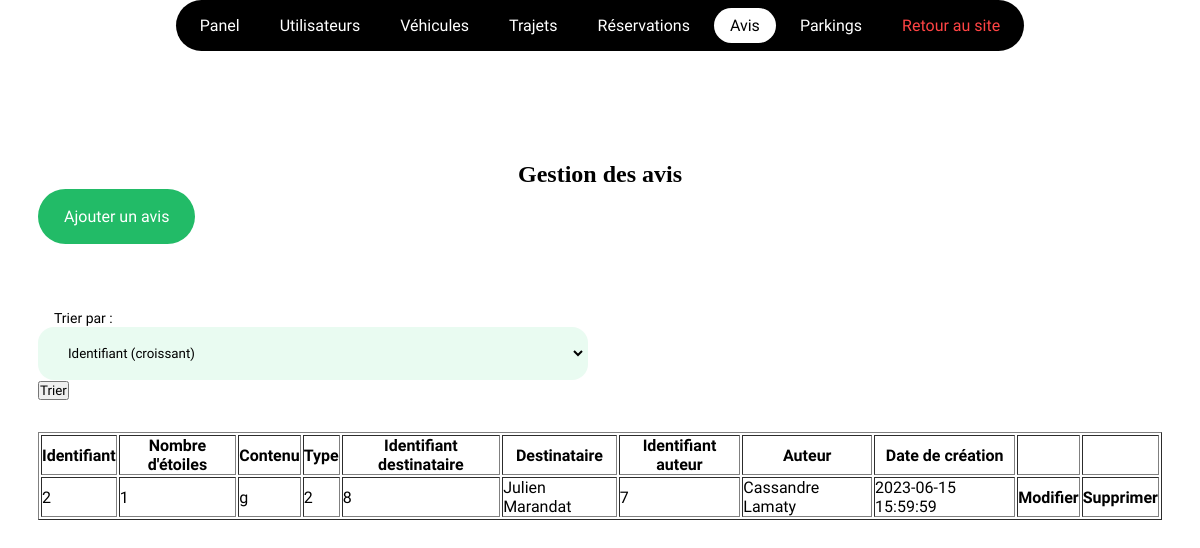
Before: /admin/testimonials/index.php with the older database file.
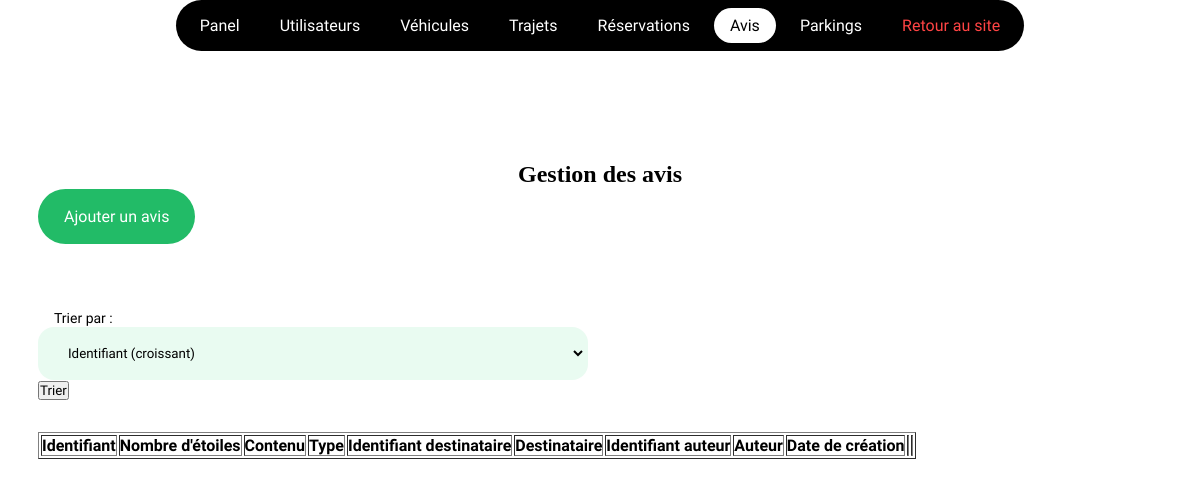
After: the same page with the newer database file.
### tables this page shows
CREATE TABLE `testimonials` (
  `id` int(11) NOT NULL AUTO_INCREMENT,
  `stars` smallint(6) DEFAULT NULL,
  `content` varchar(70) DEFAULT NULL,
  `type` smallint(6) DEFAULT NULL,
  `user_id` int(11) NOT NULL,
  `author_id` int(11) NOT NULL,
  `created_at` timestamp NOT NULL DEFAULT current_timestamp(),
  PRIMARY KEY (`id`),
  KEY `author_id` (`author_id`),
  KEY `testimonials_ibfk_1` (`user_id`),
  CONSTRAINT `testimonials_ibfk_1` FOREIGN KEY (`user_id`) REFERENCES `users` (`id`) ON DELETE CASCADE,
  CONSTRAINT `testimonials_ibfk_2` FOREIGN KEY (`author_id`) REFERENCES `users` (`id`)
);

CREATE TABLE `users` (
  `id` int(11) NOT NULL AUTO_INCREMENT,
  `last_name` varchar(50) DEFAULT NULL,
  `first_name` varchar(50) DEFAULT NULL,
  `picture` varchar(150) DEFAULT 'default.png',
  `email` varchar(100) DEFAULT NULL,
  `password` varchar(255) DEFAULT NULL,
  `created_at` timestamp NOT NULL DEFAULT current_timestamp(),
  PRIMARY KEY (`id`)
);

### admin/testimonials/index.php (called while the page is built, shortened)
<?php
require '../../layouts/crud.php';

### views/admin/testimonials/index.php (the view, shortened to what the changed rows need)
<?php
    $bd = dbConnect();
    if($_SERVER['REQUEST_METHOD'] === 'POST') {
        if(isset($_POST['sort_by'])) {
            switch($_POST['sort_by']) {
                case 'id_asc':
                    $query = $bd->prepare('SELECT testimonials.id AS tid, testimonials.created_at AS date, testimonials.*, users.last_name as user_name, users.first_name AS user_firstname, author.last_name AS author_name, author.first_name AS author_firstname FROM testimonials INNER JOIN users ON testimonials.user_id = users.id INNER JOIN users AS author ON testimonials.author_id = author.id ORDER BY testimonials.id ASC');
                    break;
                case 'id_desc':
                    $query = $bd->prepare('SELECT testimonials.id AS tid, testimonials.created_at AS date, testimonials.*, users.last_name as user_name, users.first_name AS user_firstname, author.last_name AS author_name, author.first_name AS author_firstname FROM testimonials INNER JOIN users ON testimonials.user_id = users.id INNER JOIN users AS author ON testimonials.author_id = author.id ORDER BY testimonials.id DESC');
                    break;
                case 'stars_asc':
                    $query = $bd->prepare('SELECT testimonials.id AS tid, testimonials.created_at AS date, testimonials.*, users.last_name as user_name, users.first_name AS user_firstname, author.last_name AS author_name, author.first_name AS author_firstname FROM testimonials INNER JOIN users ON testimonials.user_id = users.id INNER JOIN users AS author ON testimonials.author_id = author.id ORDER BY testimonials.stars ASC');
                    break;
                case 'stars_desc':
                    $query = $bd->prepare('SELECT testimonials.id AS tid, testimonials.created_at AS date, testimonials.*, users.last_name as user_name, users.first_name AS user_firstname, author.last_name AS author_name, author.first_name AS author_firstname FROM testimonials INNER JOIN users ON testimonials.user_id = users.id INNER JOIN users AS author ON testimonials.author_id = author.id ORDER BY testimonials.stars DESC');
                    break;
                case 'user_asc':
                    $query = $bd->prepare('SELECT testimonials.id AS tid, testimonials.created_at AS date, testimonials.*, users.last_name as user_name, users.first_name AS user_firstname, author.last_name AS author_name, author.first_name AS author_firstname FROM testimonials INNER JOIN users ON testimonials.user_id = users.id INNER JOIN users AS author ON testimonials.author_id = author.id ORDER BY users.id ASC');
                    break;
                case 'user_desc':
                    $query = $bd->prepare('SELECT testimonials.id AS tid, testimonials.created_at AS date, testimonials.*, users.last_name as user_name, users.first_name AS user_firstname, author.last_name AS author_name, author.first_name AS author_firstname FROM testimonials INNER JOIN users ON testimonials.user_id = users.id INNER JOIN users AS author ON testimonials.author_id = author.id ORDER BY users.id DESC');
                    break;
                case 'author_asc':
                    $query = $bd->prepare('SELECT testimonials.id AS tid, testimonials.created_at AS date, testimonials.*, users.last_name as user_name, users.first_name AS user_firstname, author.last_name AS author_name, author.first_name AS author_firstname FROM testimonials INNER JOIN users ON testimonials.user_id = users.id INNER JOIN users AS author ON testimonials.author_id = author.id ORDER BY author.id ASC');
                    break;
                case 'author_desc':
                    $query = $bd->prepare('SELECT testimonials.id AS tid, testimonials.created_at AS date, testimonials.*, users.last_name as user_name, users.first_name AS user_firstname, author.last_name AS author_name, author.first_name AS author_firstname FROM testimonials INNER JOIN users ON testimonials.user_id = users.id INNER JOIN users AS author ON testimonials.author_id = author.id ORDER BY author.id DESC');
                    break;
                case 'created_at_asc':
                    $query = $bd->prepare('SELECT testimonials.id AS tid, testimonials.created_at AS date, testimonials.*, users.last_name as user_name, users.first_name AS user_firstname, author.last_name AS author_name, author.first_name AS author_firstname FROM testimonials INNER JOIN users ON testimonials.user_id = users.id INNER JOIN users AS author ON testimonials.author_id = author.id ORDER BY testimonials.created_at ASC');
                    break;
                case 'created_at_desc':
                    $query = $bd->prepare('SELECT testimonials.id AS tid, testimonials.created_at AS date, testimonials.*, users.last_name as user_name, users.first_name AS user_firstname, author.last_name AS author_name, author.first_name AS author_firstname FROM testimonials INNER JOIN users ON testimonials.user_id = users.id INNER JOIN users AS author ON testimonials.author_id = author.id ORDER BY testimonials.created_at DESC');
                    break;
                default:
                    $query = $bd->prepare('SELECT testimonials.id AS tid, testimonials.created_at AS date, testimonials.*, users.last_name as user_name, users.first_name AS user_firstname, author.last_name AS author_name, author.first_name AS author_firstname FROM testimonials INNER JOIN users ON testimonials.user_id = users.id INNER JOIN users AS author ON testimonials.author_id = author.id');
                    break;
            }
        }
    } else {
        $query = $bd->prepare('SELECT testimonials.id AS tid, testimonials.created_at AS date, testimonials.*, users.last_name as user_name, users.first_name AS user_firstname, author.last_name AS author_name, author.first_name AS author_firstname FROM testimonials INNER JOIN users ON testimonials.user_id = users.id INNER JOIN users AS author ON testimonials.author_id = author.id');
    }
    $query->execute();
    $testimonials = $query->fetchAll();
?>
<section class="container">
    <h1 class="center">Gestion des avis</h1>
    <table border>
        <thead>
            <tr>
                <th>Identifiant</th>
                <th>Nombre d'étoiles</th>
                <th>Contenu</th>
                <th>Type</th>
                <th>Identifiant destinataire</th>
                <th>Destinataire</th>
                <th>Identifiant auteur</th>
                <th>Auteur</th>
                <th>Date de création</th>
                <th></th>
                <th></th>
            </tr>
        </thead>
        <tbody>
            <?php foreach ($testimonials as $testimonial) : ?>
                <tr>
                    <td><?= $testimonial['id'] ?></td>
                    <td><?= $testimonial['stars'] ?></td>
                    <td><?= $testimonial['content'] ?></td>
                    <td><?= $testimonial['type'] ?></td>
                    <td><?= $testimonial['user_id'] ?></td>
                    <td><?= $testimonial['user_firstname'] . ' ' . $testimonial['user_name'] ?></td>
                    <td><?= $testimonial['author_id'] ?></td>
                    <td><?= $testimonial['author_firstname'] . ' ' . $testimonial['author_name'] ?></td>
                    <td><?= $testimonial['date'] ?></td>
                    <th><a href="modifications.php?id=<?= $testimonial['tid'] ?>">Modifier</a></th>
                    <th><a href="delete.php?from=<?= basename($_SERVER['PHP_SELF']) ?>&id=<?= $testimonial['tid'] ?>">Supprimer</a></th>
                </tr>
            <?php endforeach; ?>
        </tbody>
    </table>
</section>

Changed rows visible on the page:
removed testimonials: id "2", stars "1", content "g", type "2", user "8", user.first_name "Julien", user.last_name "Marandat", author "7", author.first_name "Cassandre", author.last_name "Lamaty", created_at "2023-06-15 15:59:59"
